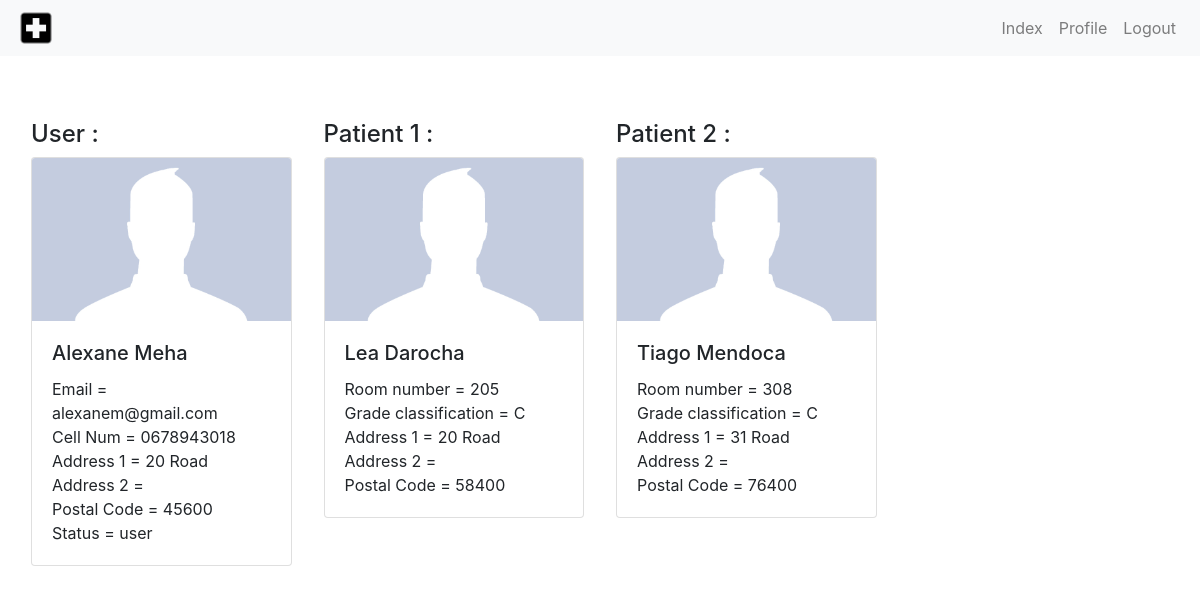
Page /Project/profile.php (signed in) on the committed database.
### tables this page shows
CREATE TABLE IF NOT EXISTS `tbl_patient` (
  `ID` int(11) NOT NULL AUTO_INCREMENT,
  `FName` varchar(45) NOT NULL,
  `LName` varchar(45) NOT NULL,
  `RoomNb` varchar(45) NOT NULL,
  `Password` varchar(45) NOT NULL,
  `Address1` varchar(45) NOT NULL,
  `Address2` varchar(45) DEFAULT NULL,
  `PostalCode` int(11) NOT NULL,
  `GradeClassification` char(1) NOT NULL,
  `PatientImage` varchar(50) DEFAULT NULL,
  `NextOfKin` int(11) NOT NULL,
  PRIMARY KEY (`ID`),
  KEY `fk_tbl_Patient_tbl_User1_idx` (`NextOfKin`)
);

### Project/lib/autoloadRoot.php (called while the page is built, shortened)
<?php
function autoload($classname)
{
    if (file_exists($file ='class/'. $classname . '.php'))
    {
        require $file;
    }
}

### Project/lib/tools.php (called while the page is built, shortened)
<?php
function getSessionUser()
{
    if(empty($_SESSION['user']))
    {
        return NULL;
    }
    else
    {
        return unserialize($_SESSION['user']);
    }
}

### Project/class/User.php (called while the page is built, shortened)
<?php
class User
{
    private $id,
            $email,
            $cellNum,
            $status;
    protected   $fName,
                $lName,
                $address1,
                $address2,
                $postalCode,
                $password,
                $passwordConfirmed,
                $pictureName,
                $pictureTmpName,
                $picturePath,
                $errors = [];
    public function getId()
    {
        return $this->id;
    }
    public function getLName()
    {
        return $this->lName;
    }
    public function getFName()
    {
        return $this->fName;
    }
    public function getAddress1()
    {
        return $this->address1;
    }
    public function getEmail()
    {
        return $this->email;
    }
    public function getCellNum()
    {
        return $this->cellNum;
    }
    public function getPostalCode()
    {
        return $this->postalCode;
    }
    public function getStatus()
    {
        return $this->status;
    }
    public function getPicturePath()
    {
        return $this->picturePath;
    }
}

### Project/class/UserManagerPDO.php (called while the page is built, shortened)
<?php
class UserManagerPDO
{
    protected $db;
    public function __construct(PDO $db)
    {
        $this->db = $db;
    }
    public function selectForeignPatient($id)
    {
        $req = $this->db->prepare('SELECT * FROM tbl_patient WHERE NextOfKin = :id');
        $req->bindValue(':id',$id);
        $req->execute();
        return $req;
    }
}

### Project/profile.php (the view, shortened to what this page needs)
<?php
include('lib/autoloadRoot.php');
include('lib/tools.php');
$userSession = getSessionUser();
$db = PDOFactory::getMysqlConnexion();
$manager = new UserManagerPDO($db);
$patients = $manager->selectForeignPatient($userSession->getId());
?>
<!doctype html>
<html lang="en">
<head>
    <?php include('includes/head.php')?>
</head>
<body>
<?php include('includes/navbar.php')?>
<div class="container-fluid m-0 mt-5 row">
   <div class="p-3 col-12 col-sm-6 col-md-4 col-lg-3">
        <h4>User :</h4>
        <div class="card col-12 p-0 m-0">
           <div class="profile-img">
               <?php
               $filename = $userSession->getPicturePath();
               if(file_exists($filename))
               {
                   ?>
                   <img src="<?php echo $userSession->getPicturePath()?>" alt="user" class="card-img-top">
                   <?php
               }
               else
               {
                   ?>
                   <img src="images/styles/profile.jpg" alt="user" class="card-img-top">
                   <?php
               }
               ?>
           </div>
            <div class="card-body">
                <h5 class="card-title"><?php echo $userSession->getFName().' '.$userSession->getLName()?></h5>
                <p class="card-text">
                    Email = <?php echo $userSession->getEmail() ?> <br>
                    Cell Num = <?php echo $userSession->getCellNum() ?> <br>
                    Address 1 = <?php echo $userSession->getAddress1() ?> <br>
                    Address 2 = <?php echo $userSession->getAddress2() ?> <br>
                    Postal Code = <?php echo $userSession->getPostalCode() ?> <br>
                    Status = <?php echo $userSession->getStatus() ?> <br>
                </p>
            </div>
        </div>
    </div>
<?php
$i = 1;
while($data = $patients->fetch())
{
?>
    <div class="p-3 col-12 col-sm-6 col-md-4 col-lg-3">
        <h4>Patient <?php echo $i ?> : </h4>
        <div class="card col-12 p-0 m-0">
            <div class="profile-img">
                <?php
                $filename = $data['PatientImage'];
                if(file_exists($filename))
                {
                    ?>
                    <img src="<?php echo $data['patientImage']?>" alt="patient" class="card-img-top">
                    <?php
                }
                else
                {
                    ?>
                    <img src="images/styles/profile.jpg" alt="user" class="card-img-top">
                    <?php
                }
                ?>
            </div>
            <div class="card-body">
                <h5 class="card-title"><?php echo $data['FName'].' '.$data['LName']?></h5>
                <p class="card-text">
                    Room number = <?php echo $data['RoomNb'] ?> <br>
                    Grade classification = <?php echo $data['GradeClassification'] ?> <br>
                    Address 1 = <?php echo $data['Address1'] ?> <br>
                    Address 2 = <?php echo $data['Address2'] ?> <br>
                    Postal Code = <?php echo $data['PostalCode'] ?> <br>
                </p>
            </div>
        </div>
    </div>
<?php
    $i++;
}
?>
</div>
</body>
</html>

### Project/css/style.css (style rules this page uses)
.profile-img { max-height: 200px; overflow: hidden; }

### rows in the picture
tbl_patient: FName "Lea", LName "Darocha", RoomNb "205", GradeClassification "C", Address1 "20 Road", PostalCode "58400"
tbl_patient: FName "Tiago", LName "Mendoca", RoomNb "308", GradeClassification "C", Address1 "31 Road", PostalCode "76400"

### other values in the picture
$userSession->getFName() "Alexane"
$userSession->getLName() "Meha"
$userSession->getEmail() "alexanem@gmail.com"
$userSession->getCellNum() "0678943018"
$userSession->getAddress1() "20 Road"
$userSession->getPostalCode() "45600"
$userSession->getStatus() "user"
